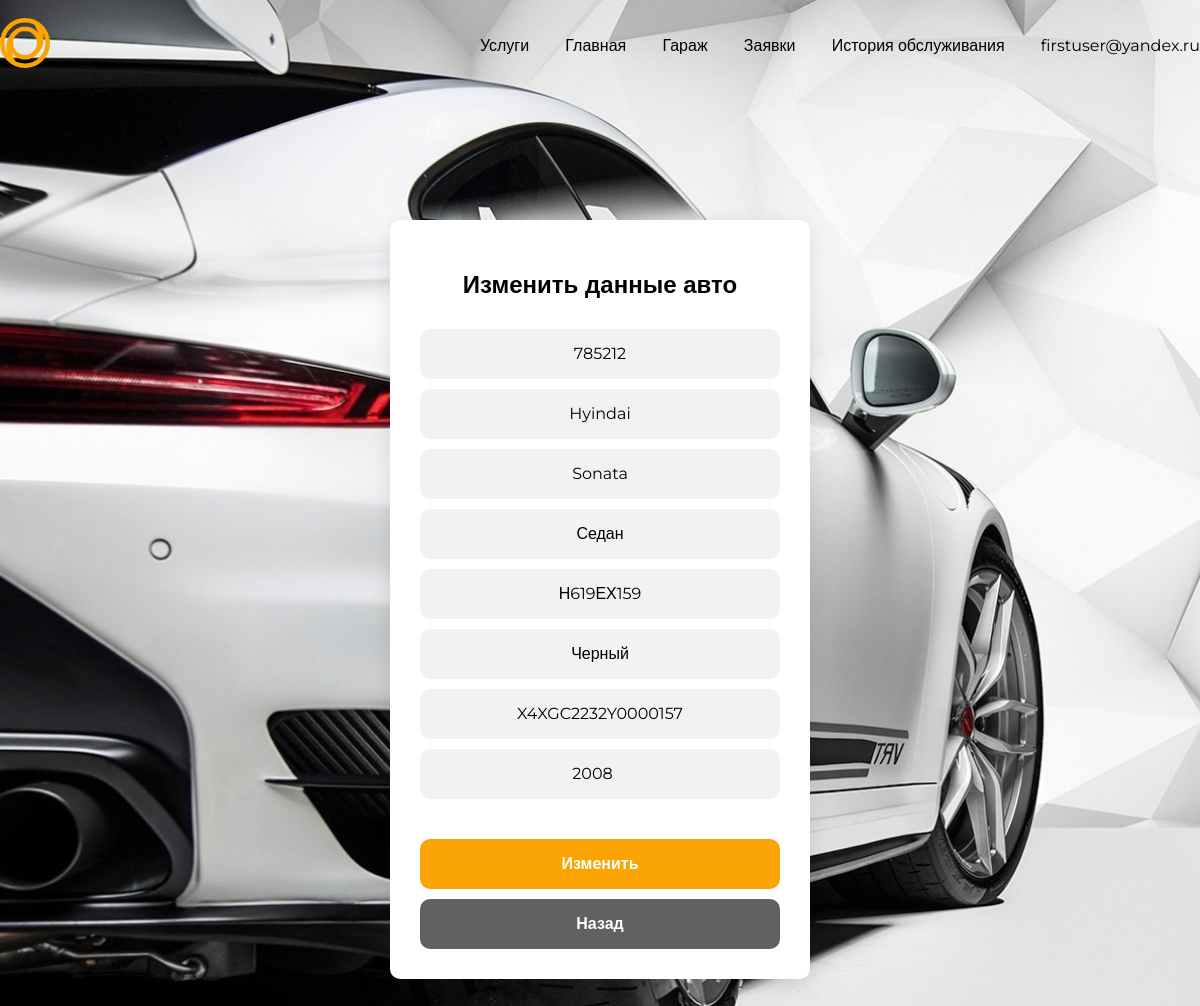
The app's page /profile/garage/update_car/1/ (signed in) with its own data.
### src/users_app/models.py (models this page shows, shortened)
class CustomUser(AbstractUser):
    username = models.EmailField("Электронная почта", max_length=100, unique=True)
    bio = models.CharField("ФИО", max_length=100)
    phone_number = models.CharField("Номер телефона", max_length=18, unique=True)
    is_client = models.BooleanField(default=False)
    is_manager = models.BooleanField(default=False)
    REQUIRED_FIELDS = ["bio", "phone_number"]
    class Meta:
        verbose_name = 'Администратор'
        verbose_name_plural = 'Администраторы'

### src/car_app/models.py (models this page shows, shortened)
class Car(models.Model):
    client = models.ForeignKey(CustomUser, on_delete=models.CASCADE)
    sts = models.CharField("СТС", max_length=100)
    brand = models.CharField("Марка", max_length=100)
    model = models.CharField("Модель", max_length=100)
    body_type = models.CharField("Тип кузова", max_length=100)
    license_plate = models.CharField("Государственный номер", max_length=20)
    color = models.CharField("Цвет", max_length=50)
    vin_number = models.CharField("VIN номер", max_length=100)
    year_of_manufacture = models.PositiveSmallIntegerField("Год выпуска")

### src/car_app/views.py (the view)
# urls.py: path('garage/update_car/<int:car_id>/', views.update_car_view, name='update_car'),
@login_required
def update_car_view(request, car_id):
    car = get_object_or_404(Car, id=car_id)
    if request.method == 'POST':
        form = UpdateCarForm(request.POST, instance=car)
        if form.is_valid():
            form.save()
            return redirect('garage')  # Предполагается, что у вас есть url с именем 'home'
    else:
        form = UpdateCarForm(instance=car)
    return render(request, '../templates/сars/update_car.html', {'form': form})

### src/car_app/forms.py
class UpdateCarForm(forms.ModelForm):
    class Meta:
        model = Car
        fields = ['sts', 'brand', 'model', 'body_type', 'license_plate', 'color', 'vin_number', 'year_of_manufacture']
        widgets = {
            'sts': forms.TextInput(attrs={'placeholder': 'СТС'}),
            'brand': forms.TextInput(attrs={'placeholder': 'Марка'}),
            'model': forms.TextInput(attrs={'placeholder': 'Модель'}),
            'body_type': forms.TextInput(attrs={'placeholder': 'Тип кузова'}),
            'license_plate': forms.TextInput(attrs={'placeholder': 'Гос. номер'}),
            'color': forms.TextInput(attrs={'placeholder': 'Цвет'}),
            'vin_number': forms.TextInput(attrs={'placeholder': 'VIN номер'}),
            'year_of_manufacture': forms.NumberInput(attrs={'placeholder': 'Год выпуска'}),
        }

### templates/сars/update_car.html (shortened to what this page needs)
{% extends 'base_templates/base_layout.html' %}
{% load static %}
{% block styles %}
    <link rel="stylesheet" type="text/css" href="{% static 'css/update_car.css' %}">
    <link href='https://unpkg.com/boxicons@2.1.4/css/boxicons.min.css' rel='stylesheet'>
{% endblock %}
{% block header %}
    {% include 'base_templates/base_header.html' %}
{% endblock %}
{% block content %}
    <form class="update-form" method="post">
        <h2>Изменить данные авто</h2>
        {{ form.as_p }}
        <button type="submit">Изменить</button>
        <button type="button" onclick="window.history.back()">Назад</button>
    </form>
{% endblock %}

### templates/base_templates/base_header.html (shortened to what this page needs)
{% load static %}
<div class="logo">
    <a href="/"><img src="{% static 'image/Vector-logo.svg' %}" alt="logo"></a>
</div>
<div class="navbar">
    <a href="#" class="{% if request.path == '/' %}active{% endif %}">Услуги</a>
    {% if user.is_authenticated %}
        {% if user.is_client %}
            <a href="/" class="{% if request.path == '/' %}active{% endif %}">Главная</a>
            <a href="{% url 'garage' %}" class="{% if request.path == '/profile/garage/' %}active{% endif %}">Гараж</a>
            <a href="{% url 'client_order' %}" class="{% if request.path == '/profile/appeals/' %}active{% endif %}">Заявки</a>
            <a href="{% url 'orders_history' %}" class="{% if request.path == '/profile/appeals/history' %}active{% endif %}">История обслуживания</a>
            <div class="dropdown">
            <a class="dropbtn">{{ user.username }}</a>
        </div>
        {% endif %}
    {% else %}
        <a href="{% url 'login' %}" class="{% if request.path == '/login/' %}active{% endif %}">Войти</a>
    {% endif %}
</div>

### src/car_app/static/css/update_car.css (style rules this page uses)
* { font-family: "Montserrat", sans-serif; }
body { margin: 0; overflow-y: hidden; background: url(../image/update-car.jpg); background-size: cover; }
h2 { text-align: center; margin-top: 20px; }
form { max-width: 30%; margin: 150px auto; padding: 30px; border-radius: 10px; background-color: white; box-shadow: 0px 5px 20px 0px rgba(0, 0, 0, 0.1); }
form input[type="text"], form input[type="number"], form select { text-align: center; font-size: 16px; width: 100%; height: 50px; padding: 10px; margin-top: 10px; background-color: #f2f2f2; border-radius: 10px; border: none; box-sizing: border-box; }
form button { font-size: 16px; font-weight: bold; height: 50px; display: block; width: 100%; padding: 12px; margin-top: 40px; background-color: #faa404; color: white; border: none; border-radius: 10px; cursor: pointer; transition: background-color 0.3s ease; }
button[type="button"] { display: block; width: 100%; padding: 12px; margin-top: 10px; background-color: #616162; color: white; border: none; border-radius: 10px; cursor: pointer; transition: background-color 0.3s ease; }
.update-form p { margin: 0; }

### templates/base_templates/base_header.html (style rules this page uses)
.navbar a { margin-left: 32px; text-decoration: none; color: black; transition: .3s; }
.logo img { max-height: 50px; width: auto; transition: .3s; }
.dropdown { position: relative; display: inline-block; }

### records on screen
CustomUser: username "firstuser@yandex.ru"
Car: sts "785212", brand "Hyindai", model "Sonata", body_type "Седан", license_plate "Н619ЕХ159", color "Черный", vin_number "X4XGC2232Y0000157", year_of_manufacture "2008"
